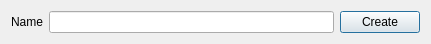
<?xml version="1.0" encoding="UTF-8"?>
<ui version="4.0">
 <class>Dialog</class>
 <widget class="QDialog" name="Dialog">
  <property name="windowModality">
   <enum>Qt::ApplicationModal</enum>
  </property>
  <property name="geometry">
   <rect>
    <x>0</x>
    <y>0</y>
    <width>431</width>
    <height>41</height>
   </rect>
  </property>
  <property name="windowTitle">
   <string>Dialog</string>
  </property>
  <layout class="QHBoxLayout" name="horizontalLayout">
   <item>
    <widget class="QLabel" name="label">
     <property name="text">
      <string>Name</string>
     </property>
    </widget>
   </item>
   <item>
    <widget class="QLineEdit" name="Name"/>
   </item>
   <item>
    <widget class="QPushButton" name="Create">
     <property name="text">
      <string>Create</string>
     </property>
    </widget>
   </item>
  </layout>
 </widget>
 <resources/>
 <connections/>
</ui>
